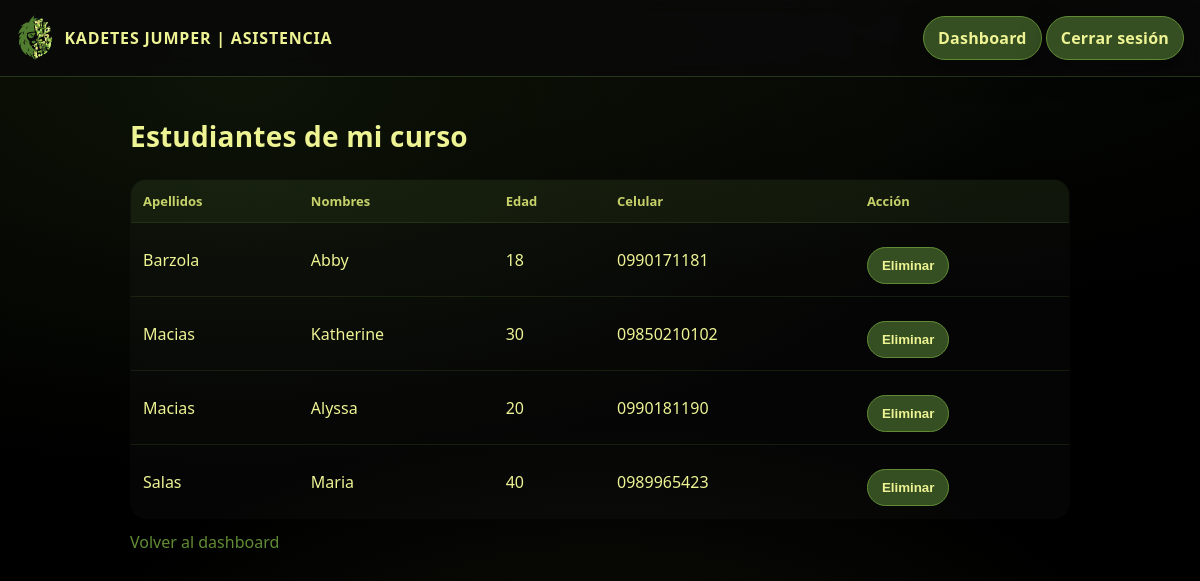
/?page=maestro_estudiantes (signed in), run on the app's committed database.
### tables this page shows
CREATE TABLE estudiantes (
  id INT AUTO_INCREMENT PRIMARY KEY,
  curso_id INT NOT NULL,
  creado_por_usuario_id INT NOT NULL,
  nombres VARCHAR(80) NOT NULL,
  apellidos VARCHAR(80) NOT NULL,
  edad INT NOT NULL,
  celular VARCHAR(20) NULL,
  activo TINYINT(1) NOT NULL DEFAULT 1,
  created_at TIMESTAMP DEFAULT CURRENT_TIMESTAMP,
  FOREIGN KEY (curso_id) REFERENCES cursos(id),
  FOREIGN KEY (creado_por_usuario_id) REFERENCES usuarios(id)
);

### app/controllers/MaestroController.php (called while the page is built, shortened)
<?php
class MaestroController {
  public function listaEstudiantes() {
  $u = Auth::user();
  $curso_id = (int)$u['curso_id'];
  $estudiantes = Estudiante::byCurso($curso_id);
  require __DIR__ . '/../views/maestro_estudiantes.php';
}
}

### public/index.php (called while the page is built, shortened)
<?php
require_once __DIR__ . '/../app/config/db.php';
require_once __DIR__ . '/../app/core/Auth.php';
require_once __DIR__ . '/../app/core/Router.php';
require_once __DIR__ . '/../app/models/Estudiante.php';
require_once __DIR__ . '/../app/controllers/MaestroController.php';
Router::run();

### app/core/Auth.php (called while the page is built, shortened)
<?php
class Auth {
  public static function user() {
    return $_SESSION['user'] ?? null;
  }
}

### app/config/db.php (called while the page is built, shortened)
<?php
function db() : PDO {
  static $pdo = null;
  if ($pdo === null) {
    $dsn = "mysql:host=".DB_HOST.";port=".DB_PORT.";dbname=".DB_NAME.";charset=utf8mb4";
    $pdo = new PDO($dsn, DB_USER, DB_PASS, [
      PDO::ATTR_ERRMODE => PDO::ERRMODE_EXCEPTION,
      PDO::ATTR_DEFAULT_FETCH_MODE => PDO::FETCH_ASSOC
    ]);
  }
  return $pdo;
}

### app/models/Estudiante.php (called while the page is built, shortened)
<?php
class Estudiante {
  public static function byCurso(int $curso_id) {
    $stmt = db()->prepare("SELECT * FROM estudiantes WHERE curso_id=? AND activo=1 ORDER BY apellidos");
    $stmt->execute([$curso_id]);
    return $stmt->fetchAll();
  }
}

### app/views/maestro_estudiantes.php (the view, shortened to what this page needs)
<?php require __DIR__ . '/layouts/header.php'; ?>
<h2>Estudiantes de mi curso</h2>
<?php if (empty($estudiantes)): ?>
  <p>No hay estudiantes registrados.</p>
<?php else: ?>
  <table>
    <tr>
      <th>Apellidos</th>
      <th>Nombres</th>
      <th>Edad</th>
      <th>Celular</th>
      <th>Acción</th>
    </tr>
    <?php foreach ($estudiantes as $e): ?>
      <tr>
        <td><?= htmlspecialchars($e['apellidos']) ?></td>
        <td><?= htmlspecialchars($e['nombres']) ?></td>
        <td><?= (int)$e['edad'] ?></td>
        <td><?= htmlspecialchars($e['celular'] ?? '') ?></td>
        <td>
          <form method="POST" action="?page=maestro_eliminar_estudiante_post"
                onsubmit="return confirm('¿Seguro que deseas eliminar este estudiante?');">
            <button type="submit">Eliminar</button>
          </form>
        </td>
      </tr>
    <?php endforeach; ?>
  </table>
<?php endif; ?>
<p style="margin-top:12px;">
  <a href="?page=maestro_dashboard">Volver al dashboard</a>
</p>
<?php require __DIR__ . '/layouts/footer.php'; ?>

### app/core/Router.php (shortened to what this page needs)
<?php
class Router {
  public static function run() {
    $page = $_GET['page'] ?? 'login';
    switch ($page) {
        case 'maestro_estudiantes':
        (new MaestroController())->listaEstudiantes();
        break;
    }
  }
}

### app/views/layouts/header.php (shortened to what this page needs)
<!doctype html>
<html lang="es">
<head>
  <link rel="stylesheet" href="./assets/css/styles.css?v=1">
</head>
<body>
<nav class="nav">
  <div class="brand">
    <img class="brand-logo" src="./assets/img/jumper-logo.png" alt="Jumper">
    <?= defined('APP_NAME') ? APP_NAME : 'Jumper Asistencia' ?>
  </div>
  <div class="links">
    <?php if (!empty($_SESSION['user'])): ?>
      <?php
        $rol = $_SESSION['user']['rol'] ?? '';
        $dashboardPage = ($rol === 'admin') ? 'admin_dashboard' : 'maestro_dashboard';
      ?>
      <a class="btn" href="?page=<?= $dashboardPage ?>">Dashboard</a>
      <a class="btn" href="?page=logout">Cerrar sesión</a>
    <?php endif; ?>
  </div>
</nav>
<main class="container">

### app/views/layouts/footer.php (shortened to what this page needs)
</main>
</body>
</html>

### public/assets/css/styles.css (style rules this page uses)
:root { --bg: #000000; --bgGlow1: rgba(97, 140, 53, .14); --bgGlow2: rgba(53, 79, 34, .12); --surface: #0f0f0f; --surface2: #141414; --text: #EEF393; --muted: #D0DB6F; --greenDark: #354F22; --greenMid: #50792F; --greenLight: #618C35; --border: rgba(238, 243, 147, .14); --shadow: 0 14px 40px rgba(0,0,0,.60); --radius: 16px; --radiusSm: 12px; }
* { box-sizing: border-box; }
html, body { height: 100%; }
body { margin: 0; font-family: system-ui, -apple-system, Segoe UI, Roboto, Arial, sans-serif; color: var(--text); background: radial-gradient(1200px 600px at 20% 10%, var(--bgGlow1), transparent 65%), radial-gradient(900px 500px at 80% 0%, var(--bgGlow2), transparent 60%), radial-gradient(900px 500px at 50% 90%, rgba(208, 219, 111, .07), transparent 60%), var(--bg); }
.container { max-width: 980px; margin: 0 auto; padding: 20px; }
a { color: var(--greenLight); text-decoration: none; }
.nav { position: sticky; top: 0; z-index: 10; display: flex; align-items: center; justify-content: space-between; gap: 12px; padding: 14px 16px; background: rgba(10,10,10,.78); backdrop-filter: blur(10px); border-bottom: 1px solid rgba(97,140,53,.35); }
.brand { font-weight: 900; letter-spacing: .8px; text-transform: uppercase; color: var(--text); }
.btn, .links a, a.btn { display: inline-flex; align-items: center; justify-content: center; padding: 10px 14px; border-radius: 999px; background: var(--greenDark); border: 1px solid var(--greenLight); color: var(--text); font-weight: 800; letter-spacing: .2px; text-decoration: none; box-shadow: 0 10px 30px rgba(0,0,0,.35); transition: transform .15s ease, box-shadow .15s ease, background .15s ease, border-color .15s ease; }
h2 { margin: 20px 0 24px; font-size: 28px; color: var(--text); letter-spacing: .2px; }
form { display: grid; gap: 10px; max-width: 620px; margin-top: 12px; }
button { width: fit-content; padding: 10px 14px; border-radius: 999px; border: 1px solid var(--greenLight); background: var(--greenDark); color: var(--text); font-weight: 900; cursor: pointer; transition: transform .15s ease, box-shadow .15s ease, background .15s ease, border-color .15s ease; }
table { width: 100%; border-collapse: collapse; margin-top: 14px; border-radius: var(--radius); overflow: hidden; border: 1px solid rgba(97,140,53,.30); background: rgba(255,255,255,.02); }
th, td { padding: 12px; border-bottom: 1px solid rgba(97,140,53,.18); text-align: left; }
th { font-size: 13px; color: rgba(208,219,111,.95); background: rgba(80,121,47,.12); }
.brand { display: inline-flex; align-items: center; gap: 10px; }
.brand-logo { height: 3rem; width: auto; display: block; }

### data on the page
estudiantes: apellidos "Barzola", nombres "Abby", edad "18", celular "0990171181"
estudiantes: apellidos "Macias", nombres "Katherine", edad "30", celular "09850210102"
estudiantes: apellidos "Macias", nombres "Alyssa", edad "20", celular "0990181190"
estudiantes: apellidos "Salas", nombres "Maria", edad "40", celular "0989965423"

### other printed values
APP_NAME "KADETES JUMPER | ASISTENCIA"
